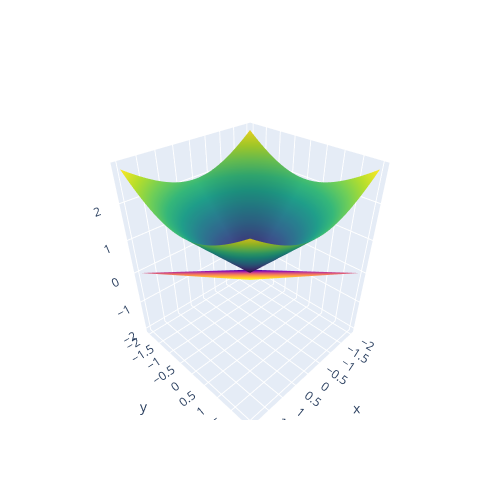

The code cell stored with this chart in its notebook:
### Code cell
fig = go.Figure(data=[go.Surface(z=np.sqrt(xv**2+yv**2), x=x, y=y, colorscale='Viridis', showscale=False),
                      go.Surface(z=0.5*xv+0.5*yv, x=x, y=y, showscale=False)])
fig.update_layout(width=500, height=500,)
fig.show()
